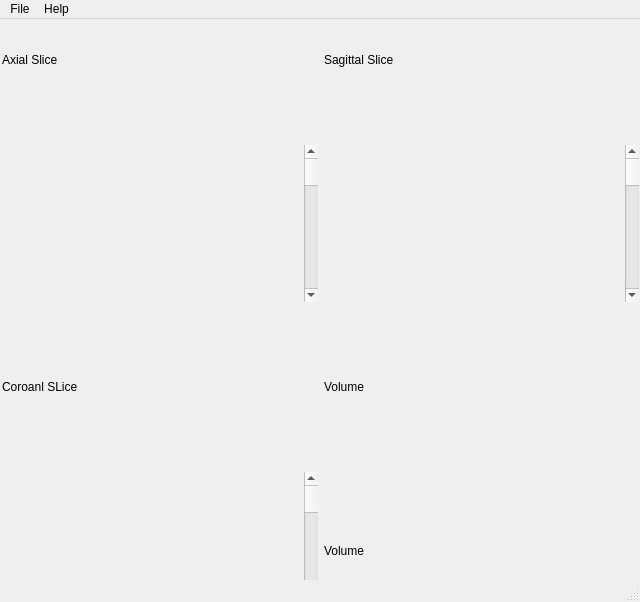
<?xml version="1.0" encoding="UTF-8"?>
<ui version="4.0">
 <class>MainWindow</class>
 <widget class="QMainWindow" name="MainWindow">
  <property name="geometry">
   <rect>
    <x>0</x>
    <y>0</y>
    <width>640</width>
    <height>602</height>
   </rect>
  </property>
  <property name="windowTitle">
   <string>MainWindow</string>
  </property>
  <widget class="QWidget" name="centralwidget">
   <widget class="QWidget" name="gridLayoutWidget">
    <property name="geometry">
     <rect>
      <x>0</x>
      <y>-40</y>
      <width>641</width>
      <height>652</height>
     </rect>
    </property>
    <layout class="QGridLayout" name="gridLayout">
     <property name="leftMargin">
      <number>2</number>
     </property>
     <property name="topMargin">
      <number>2</number>
     </property>
     <property name="rightMargin">
      <number>2</number>
     </property>
     <property name="bottomMargin">
      <number>2</number>
     </property>
     <item row="2" column="2">
      <widget class="QLabel" name="Sagittal_slice">
       <property name="text">
        <string/>
       </property>
       <property name="pixmap">
        <pixmap>Images/img_1.png</pixmap>
       </property>
       <property name="scaledContents">
        <bool>true</bool>
       </property>
      </widget>
     </item>
     <item row="2" column="1">
      <widget class="QScrollBar" name="verticalScrollBar">
       <property name="orientation">
        <enum>Qt::Vertical</enum>
       </property>
      </widget>
     </item>
     <item row="5" column="1">
      <widget class="QScrollBar" name="verticalScrollBar_3">
       <property name="orientation">
        <enum>Qt::Vertical</enum>
       </property>
      </widget>
     </item>
     <item row="0" column="2">
      <widget class="QLabel" name="Sagittal_title">
       <property name="text">
        <string>Sagittal Slice</string>
       </property>
      </widget>
     </item>
     <item row="4" column="2">
      <widget class="QLabel" name="Volume_Title">
       <property name="text">
        <string>Volume</string>
       </property>
      </widget>
     </item>
     <item row="0" column="0">
      <widget class="QLabel" name="Axial_title">
       <property name="text">
        <string>Axial Slice</string>
       </property>
      </widget>
     </item>
     <item row="4" column="0">
      <widget class="QLabel" name="Coroanl_title">
       <property name="text">
        <string>Coroanl SLice</string>
       </property>
      </widget>
     </item>
     <item row="5" column="0">
      <widget class="QLabel" name="CoronalSlice">
       <property name="text">
        <string/>
       </property>
       <property name="pixmap">
        <pixmap>Images/img_1.png</pixmap>
       </property>
       <property name="scaledContents">
        <bool>true</bool>
       </property>
      </widget>
     </item>
     <item row="2" column="3">
      <widget class="QScrollBar" name="verticalScrollBar_2">
       <property name="orientation">
        <enum>Qt::Vertical</enum>
       </property>
      </widget>
     </item>
     <item row="5" column="2">
      <widget class="QLabel" name="Volume">
       <property name="text">
        <string>Volume</string>
       </property>
       <property name="scaledContents">
        <bool>true</bool>
       </property>
      </widget>
     </item>
     <item row="2" column="0">
      <widget class="QLabel" name="AxialSlice">
       <property name="text">
        <string/>
       </property>
       <property name="pixmap">
        <pixmap>Images/img_1.png</pixmap>
       </property>
       <property name="scaledContents">
        <bool>true</bool>
       </property>
      </widget>
     </item>
    </layout>
   </widget>
  </widget>
  <widget class="QMenuBar" name="menubar">
   <property name="geometry">
    <rect>
     <x>0</x>
     <y>0</y>
     <width>640</width>
     <height>20</height>
    </rect>
   </property>
   <widget class="QMenu" name="menuFile">
    <property name="title">
     <string>File</string>
    </property>
    <addaction name="actionImport_DICOM"/>
    <addaction name="actionExit"/>
   </widget>
   <widget class="QMenu" name="menuHelp">
    <property name="title">
     <string>Help</string>
    </property>
    <addaction name="actionAbout"/>
   </widget>
   <addaction name="menuFile"/>
   <addaction name="menuHelp"/>
  </widget>
  <widget class="QStatusBar" name="statusbar"/>
  <action name="actionImport_DICOM">
   <property name="text">
    <string>Import DICOM...</string>
   </property>
  </action>
  <action name="actionExit">
   <property name="text">
    <string>Exit</string>
   </property>
  </action>
  <action name="actionAbout">
   <property name="text">
    <string>About</string>
   </property>
  </action>
 </widget>
 <resources/>
 <connections/>
</ui>
